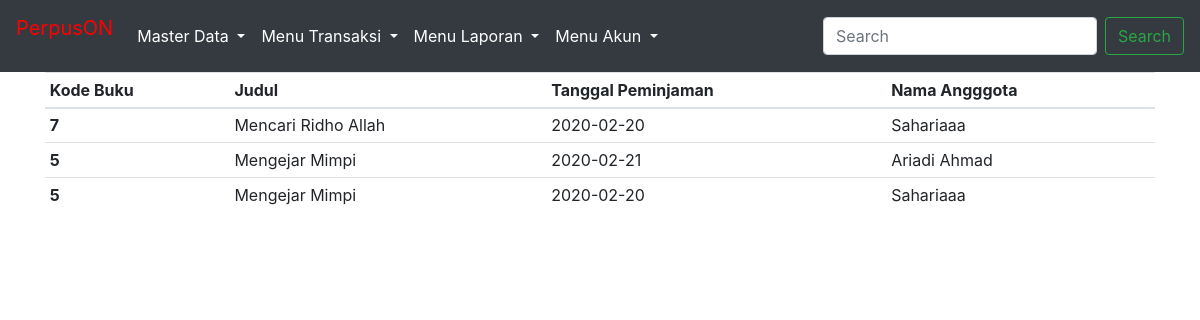
Page /public/laporandaftarbuku/index.php (signed in) on the committed database.
### tables this page shows
CREATE TABLE `peminjaman` (
  `kode_peminjaman` int(11) NOT NULL,
  `kode_buku` int(11) NOT NULL,
  `kode_anggota` int(11) NOT NULL,
  `tanggal_peminjaman` date NOT NULL
);

CREATE TABLE `buku` (
  `kode_buku` int(11) NOT NULL,
  `judul` varchar(200) NOT NULL,
  `penulis` varchar(200) NOT NULL,
  `penerbit` varchar(200) NOT NULL,
  `tahun_terbit` varchar(200) NOT NULL,
  `gambar` varchar(200) NOT NULL
);

CREATE TABLE `daftar_anggota` (
  `kode_anggota` int(11) NOT NULL,
  `nama` varchar(100) NOT NULL,
  `jk` varchar(100) NOT NULL,
  `alamat` varchar(200) NOT NULL,
  `foto` varchar(400) NOT NULL
);

### function/utility.php (called while the page is built, shortened)
<?php
$conn = mysqli_connect("localhost", "root", "", "db_rekayasa_web");
function query($sql) {
	global $conn;
	$result = mysqli_query($conn, $sql);
	$rows = [];
	while( $row = mysqli_fetch_assoc($result) ) {
		$rows[] = $row;
	}
	return $rows;
}

### public/laporandaftarbuku/index.php (the view, shortened to what this page needs)
<?php
$sql = "SELECT p.kode_buku, b.judul, p.tanggal_peminjaman,a.nama FROM peminjaman p join buku b on p.kode_buku =b.kode_buku join daftar_anggota a on p.kode_anggota=a.kode_anggota";
$peminjaman = query($sql);
?>
<?php
require_once '../template/header.php'
?>
  <div class="container">
    <table class="table table-sm">
    <thead>
      <tr>
        <th scope="col">Kode Buku</th>
        <th scope="col">Judul</th>
        <th scope="col">Tanggal Peminjaman</th>
        <th scope="col">Nama Angggota</th>
      </tr>
    </thead>
    <tbody>
    <?php
    foreach($peminjaman as $b) :?>
      <tr>
        <th><?php echo $b['kode_buku']; ?></th>
        <td><?php echo $b['judul']; ?></td>
        <td><?php echo $b['tanggal_peminjaman']; ?></td>
        <td><?php echo $b['nama']; ?></td>
      </tr>
      <?php endforeach ?>
      </tbody>
  </table>
</div>
<?php
require_once '../template/footer.php'
?>

### rows in the picture
peminjaman: kode_buku "7", kode_buku.judul "Mencari Ridho Allah", tanggal_peminjaman "2020-02-20", kode_anggota.nama "Sahariaaa"
peminjaman: kode_buku "5", kode_buku.judul "Mengejar Mimpi", tanggal_peminjaman "2020-02-21", kode_anggota.nama "Ariadi Ahmad"
peminjaman: kode_buku "5", kode_buku.judul "Mengejar Mimpi", tanggal_peminjaman "2020-02-20", kode_anggota.nama "Sahariaaa"
